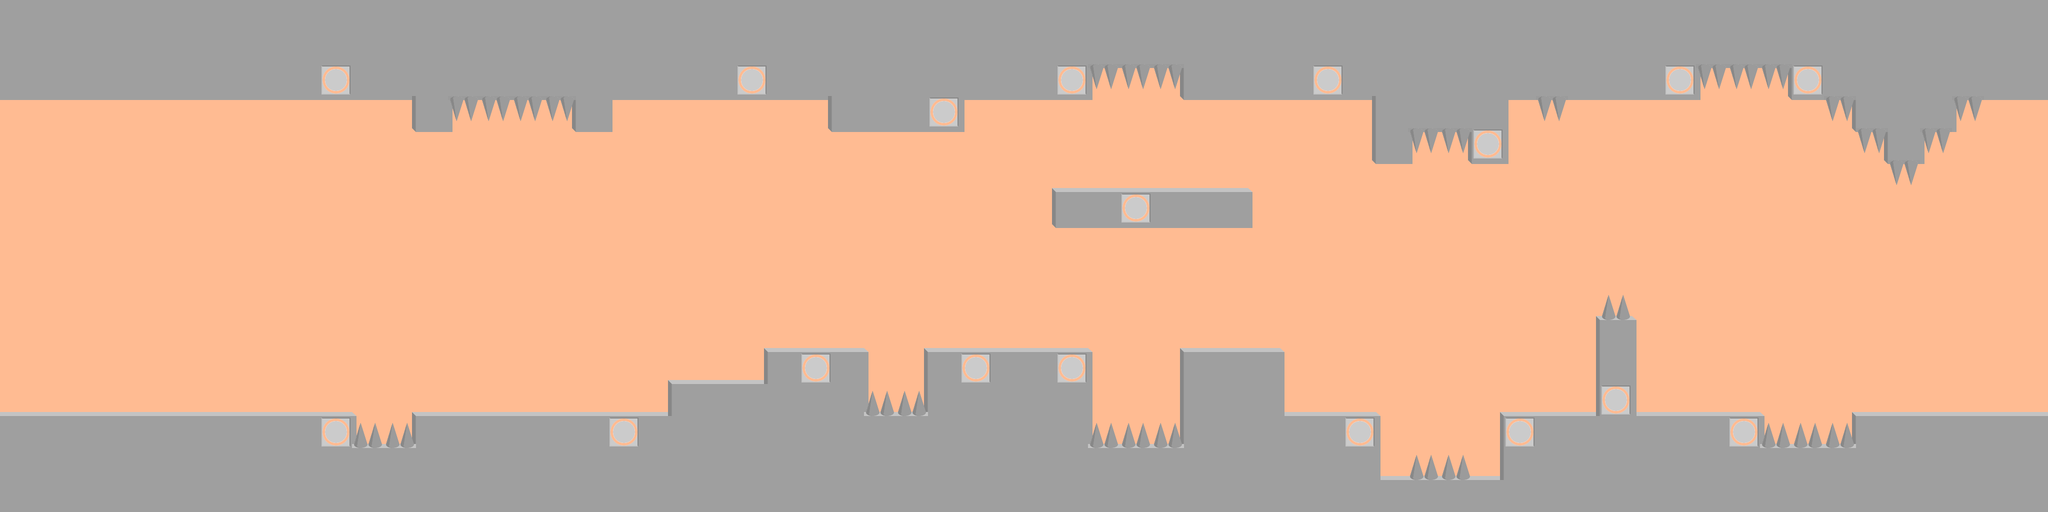

Below is a game level as drawn by its tile map, then a one-line description and the .tmx that defines it (tile-layer data replaced by summaries):
An orthogonal 64x16 tile map with 64x64 px tiles, 7 tile layers (background, borderTop, borderBottom, borderLeft, ...).

<map version="1.0" orientation="orthogonal" renderorder="right-down" width="64" height="16" tilewidth="64" tileheight="64" backgroundcolor="#ffbb92" nextobjectid="4">
 <tileset firstgid="1" name="boxes_map" tilewidth="64" tileheight="64" tilecount="20">
  <image source="boxes_map.png" width="320" height="256" />
  <tile id="1">
   <properties>
    <property name="type" value="spike" />
   </properties>
  </tile>
  <tile id="2">
   <properties>
    <property name="type" value="activator" />
   </properties>
  </tile>
  <tile id="3">
   <properties>
    <property name="type" value="spike" />
   </properties>
  </tile>
  <tile id="11">
   <properties>
    <property name="type" value="brick" />
   </properties>
  </tile>
 </tileset>
 <layer name="background" width="64" height="16">
  <data>[1024 cells, 236 non-empty, 1 distinct tile ids]</data>
 </layer>
 <layer name="borderTop" width="64" height="16">
  <data>[1024 cells, 57 non-empty, 1 distinct tile ids]</data>
 </layer>
 <layer name="borderBottom" width="64" height="16">
  <data>[1024 cells, 46 non-empty, 1 distinct tile ids]</data>
 </layer>
 <layer name="borderLeft" width="64" height="16">
  <data>[1024 cells, 32 non-empty, 2 distinct tile ids]</data>
 </layer>
 <layer name="borderRight" width="64" height="16">
  <data>[1024 cells, 25 non-empty, 1 distinct tile ids]</data>
 </layer>
 <layer name="borderCorners" width="64" height="16">
  <data>[1024 cells, 37 non-empty, 4 distinct tile ids]</data>
 </layer>
 <layer name="level" width="64" height="16">
  <data>[1024 cells, 209 non-empty, 5 distinct tile ids]</data>
 </layer>
</map>
